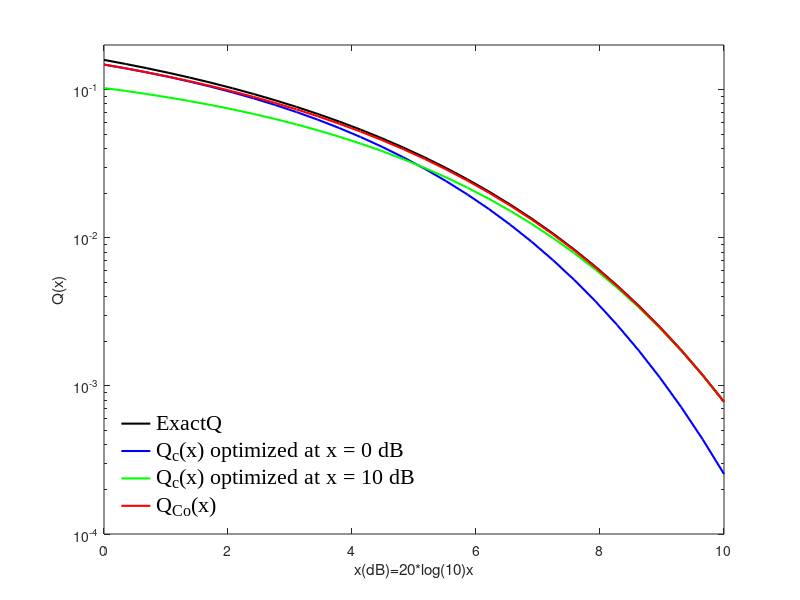

Reproduce this figure in MATLAB.
%% 参数
clear 
clc
close
db=linspace(0,10,30);
t=10.^(db./20);
%% 实际的q函数
exactQ=qfunc(t);
semilogy(db,exactQ,'k-','Linewidth',1.5)
hold
%% Qlbkw自己的上下界
Co = @(t)(sqrt(t.^4+6.*t.^2+1)+t.^2+1)./4;
f_x = @(t)sqrt(t.^4+6.*t.^2+1);
Q_co = @(t) sqrt(exp(1)./pi).*sqrt(f_x(t)+t.^2+1)./(f_x(t)+t.^2+3)...
    .*exp((f_x(t)+t.^2-1)./(-4));
Q_c = @(t, given)sqrt(exp(1)./pi).*sqrt(Co(given))./(2.*Co(given)+1)...
    .*exp((2.*Co(given)+1)./(-4.*Co(given)).*t.^2);
semilogy(db,Q_c(t,10.^(0./20)),'b-','Linewidth',1.5)
semilogy(db,Q_c(t,10.^(10./20)),'g-','Linewidth',1.5)
semilogy(db,Q_co(t),'r-','Linewidth',1.5)
axis([0 10 10.^(-4) 0.2])
legend( 'boxoff')
legend('ExactQ','Q_{c}(x) optimized at x = 0 dB',...
    'Q_{c}(x) optimized at x = 10 dB','Q_{Co}(x)',...
    'Location','southwest','FontSize',16,'FontName','Times New Roman')
%% 画画
% imshow(uint8(null),'border','tight','initialmagnification','fit')
% semilogy(db,Qlbkw1,'-k')
% hold on
% semilogy(db,Qlbkw2,'.-k')
% semilogy(db,Qlbkw3,'k-+')
% semilogy(db,exactQ,'r')
% imshow(uint8(data),'border','tight','initialmagnification','fit')
xlabel('x(dB)=20*log(10)x')
ylabel('Q(x)')
% legend('Q_{LB-KW-1}_(x)','Q_{LB-KW-2}_(x)','Q_{LB-KW-3}_(x)',...
%     'Q_{LB-CDS-3}_(x)','Q_{LB-A-3}_(x)','Q_{UB-CDS-3}_(x)',...
%     'exactQ','Location','southwest','FontSize',16)
% axis([-6 5 0.03 0.3])







